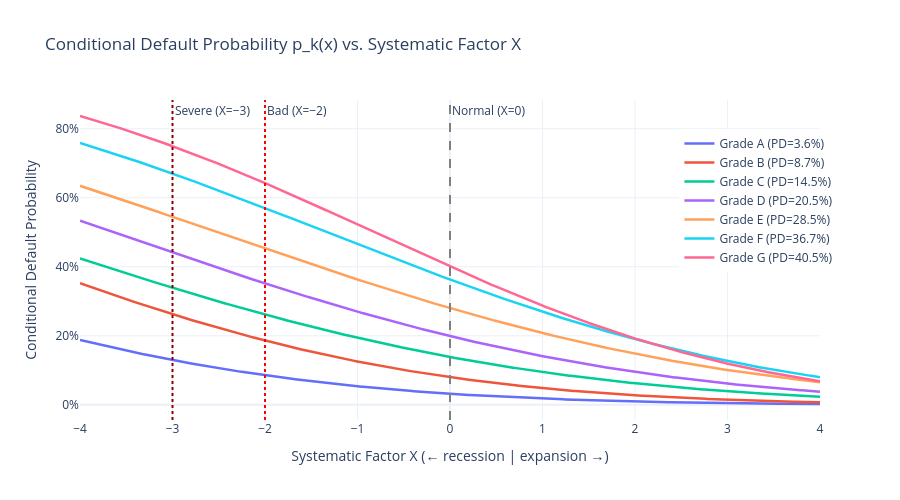

Source (notebook cell):
### Markdown cell above
---
## 4. Joint Default Probability Distribution

To write the full joint distribution we need: $PD_k$ (marginal default rates), $\rho_k$ (asset correlations) & $n_k$ (clusters size). 

### The joint distribution

$$\boxed{P(D_1 \leq d_1, \ldots, D_K \leq d_K) = \int_{-\infty}^{\infty} \prod_{k=1}^{K} \sum_{j=0}^{d_k} \binom{n_k}{j} p_k(x)^j (1-p_k(x))^{n_k - j}\; \phi(x)\, dx}$$

where the **conditional PD** is:
$$p_k(x) = \Phi\!\left(\frac{\Phi^{-1}(PD_k) - \sqrt{\rho_k}\, x}{\sqrt{1-\rho_k}}\right)$$

We:
1. Pick a state of the economy $X = x$ (drawing from N(0,1) in our case )
2. Compute the conditional default probability $p_k(x)$ for each cluster — a bad economy ($x \ll 0$) pushes all $PDs$ up
3. Given $x$, defaults are independent Binomials— easier to compute
4. Average over all possible economies by integrating against $\phi(x)$
5. The copula structure enters through the *shared* factor $X$ — it creates the tail dependence

### Code cell
# Conditional default probabilities as a function of X
def conditional_pd(x, pd_marginal, rho):
    c = ndtri(pd_marginal)          # default threshold
    numerator = c - np.sqrt(rho) * x
    denominator = np.sqrt(1 - rho)
    return stats.norm.cdf(numerator / denominator)

x_grid = np.linspace(-4, 4, 500)

fig = go.Figure()
for i, g in enumerate(grades):
    cpd = conditional_pd(x_grid, pds[i], rho_final[i])
    fig.add_trace(go.Scatter(
        x=x_grid, y=cpd, mode='lines', name=f'Grade {g} (PD={pds[i]:.1%})',
        line=dict(width=2.5)
    ))

fig.add_vline(x=0, line_dash="dash", line_color="gray",
              annotation_text="Normal (X=0)")
fig.add_vline(x=-2, line_dash="dot", line_color="red",
              annotation_text="Bad (X=−2)")
fig.add_vline(x=-3, line_dash="dot", line_color="darkred",
              annotation_text="Severe (X=−3)")
fig.update_layout(
    title="Conditional Default Probability p_k(x) vs. Systematic Factor X",
    xaxis_title="Systematic Factor X (← recession | expansion →)",
    yaxis_title="Conditional Default Probability",
    yaxis_tickformat=".0%",
    template="plotly_white", height=500,
    legend=dict(x=0.81, y=0.909)
)
fig.show()

### Figure 1 — Plotly figure (JSON) as saved in the notebook; plotly's stock layout.template omitted (floating-point values rounded to 4 significant figures; data arrays with more than 128 entries replaced by an {"elided": "..."} marker saying what was removed)
{"data": [{"line": {"width": 2.5}, "mode": "lines", "name": "Grade A (PD=3.6%)", "type": "scatter", "x": {"elided": "500 float values"}, "y": {"elided": "500 float values"}}, {"line": {"width": 2.5}, "mode": "lines", "name": "Grade B (PD=8.7%)", "type": "scatter", "x": {"elided": "500 float values"}, "y": {"elided": "500 float values"}}, {"line": {"width": 2.5}, "mode": "lines", "name": "Grade C (PD=14.5%)", "type": "scatter", "x": {"elided": "500 float values"}, "y": {"elided": "500 float values"}}, {"line": {"width": 2.5}, "mode": "lines", "name": "Grade D (PD=20.5%)", "type": "scatter", "x": {"elided": "500 float values"}, "y": {"elided": "500 float values"}}, {"line": {"width": 2.5}, "mode": "lines", "name": "Grade E (PD=28.5%)", "type": "scatter", "x": {"elided": "500 float values"}, "y": {"elided": "500 float values"}}, {"line": {"width": 2.5}, "mode": "lines", "name": "Grade F (PD=36.7%)", "type": "scatter", "x": {"elided": "500 float values"}, "y": {"elided": "500 float values"}}, {"line": {"width": 2.5}, "mode": "lines", "name": "Grade G (PD=40.5%)", "type": "scatter", "x": {"elided": "500 float values"}, "y": {"elided": "500 float values"}}], "layout": {"annotations": [{"showarrow": false, "text": "Normal (X=0)", "x": 0, "xanchor": "left", "xref": "x", "y": 1, "yanchor": "top", "yref": "y domain"}, {"showarrow": false, "text": "Bad (X=−2)", "x": -2, "xanchor": "left", "xref": "x", "y": 1, "yanchor": "top", "yref": "y domain"}, {"showarrow": false, "text": "Severe (X=−3)", "x": -3, "xanchor": "left", "xref": "x", "y": 1, "yanchor": "top", "yref": "y domain"}], "height": 500, "legend": {"x": 0.81, "y": 0.909}, "shapes": [{"line": {"color": "gray", "dash": "dash"}, "type": "line", "x0": 0, "x1": 0, "xref": "x", "y0": 0, "y1": 1, "yref": "y domain"}, {"line": {"color": "red", "dash": "dot"}, "type": "line", "x0": -2, "x1": -2, "xref": "x", "y0": 0, "y1": 1, "yref": "y domain"}, {"line": {"color": "darkred", "dash": "dot"}, "type": "line", "x0": -3, "x1": -3, "xref": "x", "y0": 0, "y1": 1, "yref": "y domain"}], "title": {"text": "Conditional Default Probability p_k(x) vs. Systematic Factor X"}, "xaxis": {"title": {"text": "Systematic Factor X (← recession | expansion →)"}}, "yaxis": {"tickformat": ".0%", "title": {"text": "Conditional Default Probability"}}}}
